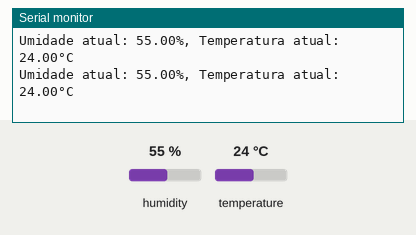
Simulated run of this sketch. Board: ESP8266 (NodeMCU). Shown: the last lines printed to the serial monitor. Inputs (shaded band) come from the test bench; at power-on: humidity 55 %, temperature 24 °C. WiFi joins after 1.5 s; servers stay silent unless stated; uploads are accepted with an empty reply.

Above: at 2.7 s.
2.8 s: humidity set to 22 %
At 8.79 s:
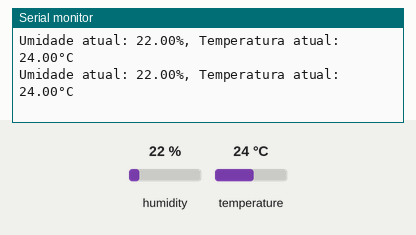
8.8 s: temperature set to 12 °C
At 9.8 s:
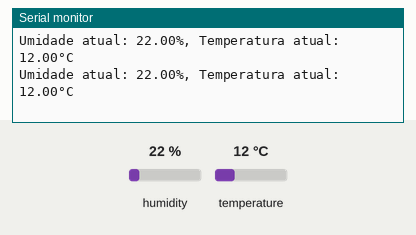

Measured:
- after the input at 2.8 s, the serial monitor: prints a new line after 0.75 s (image 1)
- after the input at 8.8 s, the serial monitor: prints a new line after 0.83 s (image 2)

The sketch:

dht11.ino
```cpp
#include <ESP8266WiFi.h>
#include <ESP8266HTTPClient.h>
#include <WiFiClient.h>
#include "DHT.h"

// Definindo as credenciais do WiFi
const char* ssid = "FIBRA-A066";
const char* password = "0Z48058288";

// Definindo o endereço do servidor
//ipconfig no cmd -> procurar Endereço IPv4. . . . . . . .  . . . . . . . : 192.168.25.13
const char* serverName = "http://192.168.25.13:3333/sensores";

// Timer para controlar a frequência das requisições (2 segundos)
unsigned long lastTime = 0;
unsigned long timerDelay = 2000;

// Configurações do sensor DHT11
#define DHTTYPE DHT11
#define dht_dpin 14
DHT dht(dht_dpin, DHTTYPE);

WiFiClient wifiClient; // Criando instância de WiFiClient

// Função de inicialização
void setup() {
  Serial.begin(115200);

  // Conectando ao WiFi
  Serial.println("Conectando ao WiFi...");
  WiFi.begin(ssid, password);
  while (WiFi.status() != WL_CONNECTED) {
    delay(500);
    Serial.print(".");
  }

  // Exibindo o IP ao conectar
  Serial.println();
  Serial.print("Conectado ao WiFi. IP: ");
  Serial.println(WiFi.localIP());
  Serial.println("Aguardando conexão com a API...");

  // Inicializando o sensor DHT
  dht.begin();
  Serial.println("Sensor DHT-11 inicializado.");
}

// Função principal
void loop() {
  // Leitura dos dados do sensor DHT11
  float humidity = dht.readHumidity();
  float temperature = dht.readTemperature();

  // Verificação se as leituras são válidas
  if (isnan(humidity) || isnan(temperature)) {
    Serial.println("Erro ao ler do sensor DHT!");
    return;
  }

  // Exibindo os valores no monitor serial
  Serial.print("Umidade atual: ");
  Serial.print(humidity);
  Serial.print("%, Temperatura atual: ");
  Serial.print(temperature);
  Serial.println("°C");

  // Construindo a requisição JSON
  char jsonData[256];
  snprintf(jsonData, sizeof(jsonData),
    "{\"user_id\":\"5fac2ad55a219835349cc97a\",\"ipArduino\":\"192.168.25.15\","
    "\"tipoMedida1\":\"Umidade\",\"unidadeMedida1\":\"%%\",\"tipoMedida2\":\"Temperatura\","
    "\"unidadeMedida2\":\"ºC\", \"modeloSensor\":\"DHT-11\",\"valor1\":%.2f,\"valor2\":%.2f}",
    humidity, temperature);

  // Enviando a requisição HTTP a cada 2 segundos
  if (millis() - lastTime > timerDelay) {
    // Verificando se o WiFi está conectado
    if (WiFi.status() == WL_CONNECTED) {
      HTTPClient http;
      http.begin(wifiClient, serverName); // Passa o WiFiClient junto com o URL
      http.addHeader("Content-Type", "application/json");

      // Enviando o POST com os dados do sensor
      int httpResponseCode = http.POST(jsonData);

      // Exibindo o status da requisição no monitor serial
      Serial.print("Código de resposta HTTP: ");
      Serial.println(httpResponseCode);

      if (httpResponseCode == 200) {
        Serial.println("API conectada...");
        Serial.println("Dados gravados com sucesso.");
      } else {
        Serial.println("API não conectada.");
        Serial.println("Contate o administrador.");
      }

      // Exibir a mensagem a cada 2 segundos, independentemente do sucesso ou falha
      Serial.println("------------------------------------------------------------------------------------");

      // Encerrando a conexão HTTP
      http.end();
    } else {
      Serial.println("WiFi desconectado.");
    }

    // Atualizando o tempo da última requisição
    lastTime = millis();
  }
}
```
